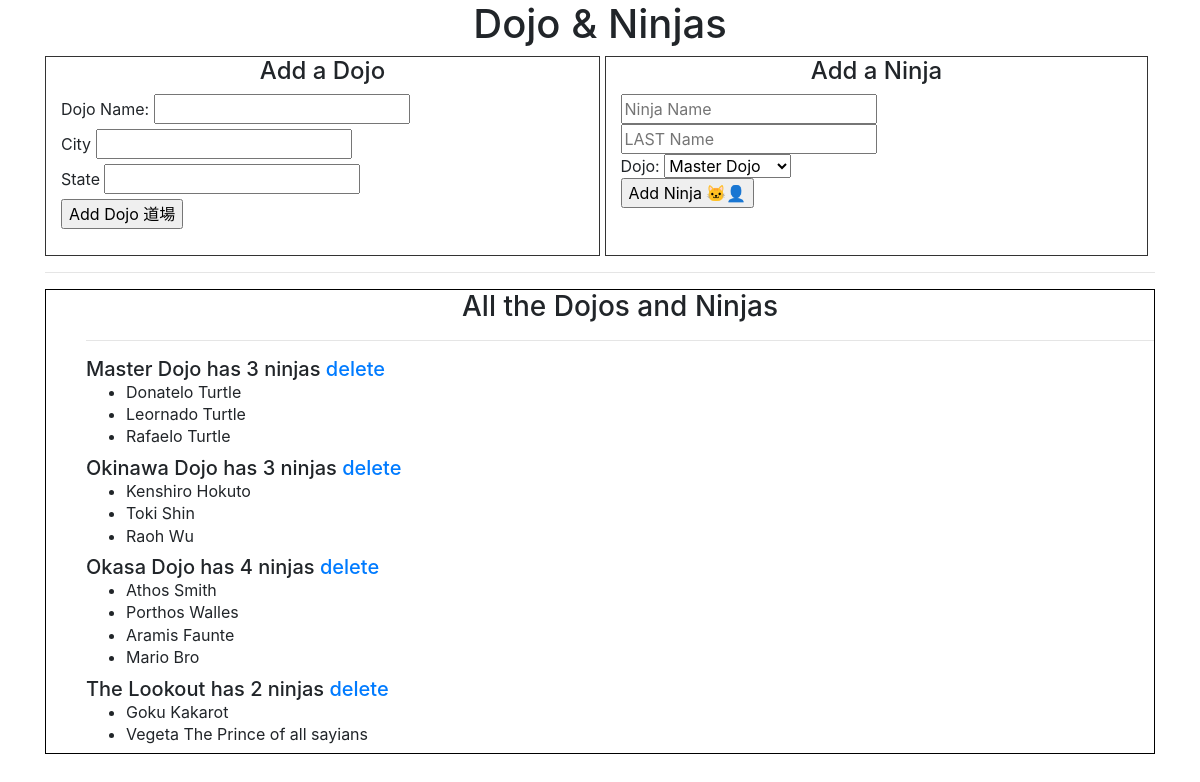
Before: / with the older database file.
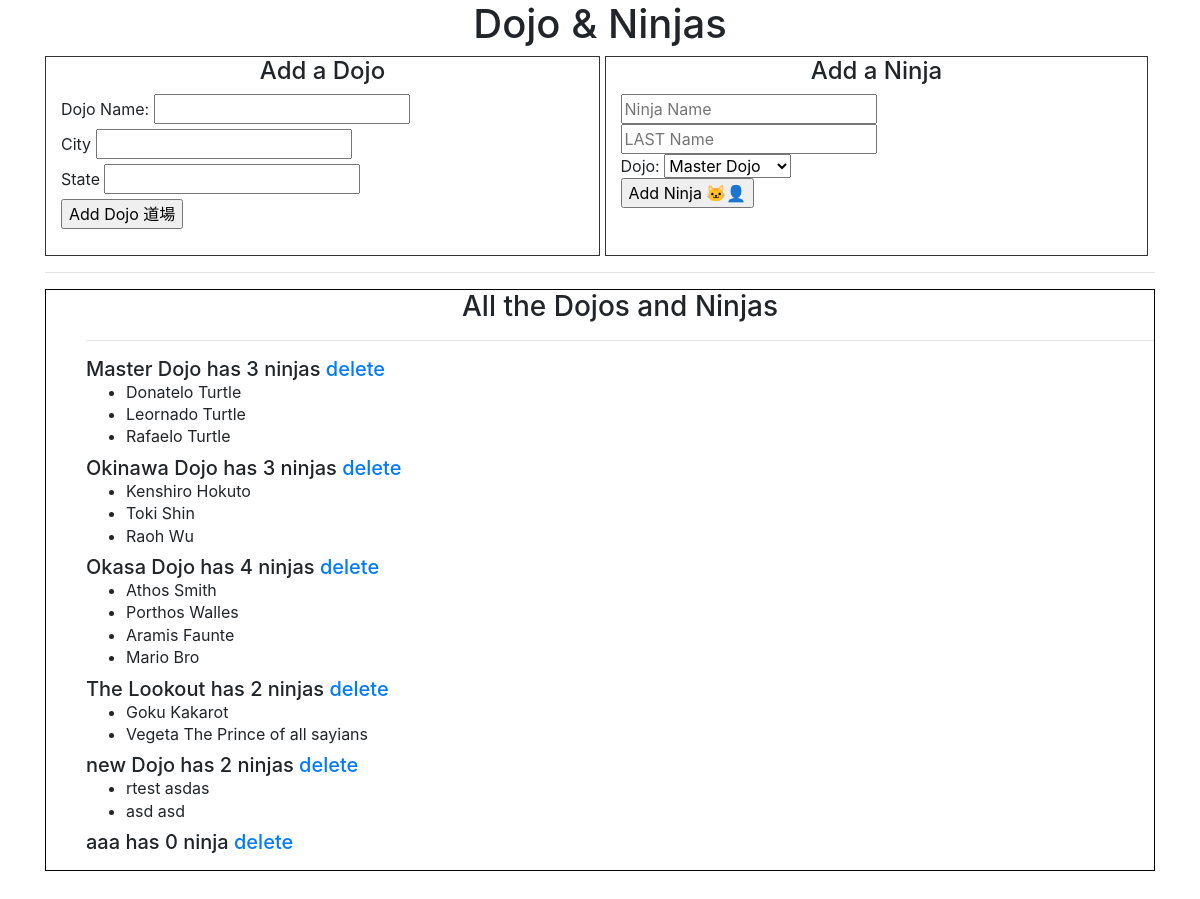
After: the same page with the newer database file.
### dojo_ninjas_app/models.py (models this page shows)
class Dojo(models.Model):
  name = models.CharField(max_length=255)
  city = models.CharField(max_length=255)
  state = models.CharField(max_length=2)
  desc = models.CharField(max_length=80, default="old dojo")
  created_at = models.DateTimeField(auto_now_add=True)
  updated_at = models.DateTimeField(auto_now=True)

class Ninja(models.Model):
  dojo = models.ForeignKey(Dojo, related_name="ninjas", on_delete=models.CASCADE)
  first_name = models.CharField(max_length=255)
  last_name = models.CharField(max_length=255)
  created_at = models.DateTimeField(auto_now_add=True)
  updated_at = models.DateTimeField(auto_now=True)

### dojo_ninjas_app/views.py (the view)
# urls.py: path('', views.index),
def index(request):
  print('\n==== index ====')
  all_the_dojos = Dojo.objects.all()
  first = "Dojo.objects.get(id="
  last = ").ninjas.count()"
  context = {
    "all_the_dojos" : all_the_dojos,
    'first': first,
    'last' : last,
  }
  return render(request, 'index.html', context)

### dojo_ninjas_app/templates/index.html (shortened to what this page needs)
<!DOCTYPE html>
<html lang="en">
  <head>
    <link
      rel="stylesheet"
      href="https://cdn.jsdelivr.net/npm/bootstrap@4.5.3/dist/css/bootstrap.min.css"
    />
  </head>
  <body>
    <div class="container">
      <h1>Dojo & Ninjas</h1>
      <div class="left">
        <div class="container">
          <h4>Add a Dojo</h4>
          <form action="/add_dojo" method="post">
            <label for="name">Dojo Name:</label>
            <input type="text" name="name" id="name"><br>
            <label for="city">City</label>
            <input type="text" name="city" id="city"><br>
            <label for="state">State</label>
            <input type="text" name="state" id="state" maxlength="2"><br>
            <input type="submit" value="Add Dojo 道場">
          </form>
        </div>
      </div>
      <div class="right">
        <div class="container">
          <h4>Add a Ninja</h4>
          <form action="/add_ninja" method="post">
            <input type="text" name="first_name" placeholder="Ninja Name"><br>
            <input type="text" name="last_name" placeholder="LAST Name"><br>
            Dojo:
            <select name="dojo_id" id="dojo_name">
              {% for dojo in all_the_dojos %}
              <option value="{{ dojo.id }}">{{ dojo.name }}</option>
              {% endfor %}
            </select><br>
            <input type="submit" value="Add Ninja 🐱‍👤">
          </form>
        </div>
      </div>
      <hr>
      <div class="ninjas">
        <h3>All the Dojos and Ninjas</h3>
        <hr />
        {% for dojo in all_the_dojos %}
        <h5>{{ dojo.name }} has {{dojo.ninjas.count}}
          {% if dojo.ninjas.count < 2 %}
          ninja
          {% else %}
          ninjas
          {% endif %}
          <a href="/delete/{{dojo.id}}">delete</a></h5>
        <ul>
          {% for ninja in dojo.ninjas.all %}
          <li>
            {{ ninja.first_name }}&nbsp;{{ ninja.last_name }}</p>
          </li>
          {% endfor %}
        </ul>
        {% endfor %}
      </div>
    </div>
  </body>
</html>

### dojo_ninjas_app/templates/index.html (style rules this page uses)
h1, h3, h4 { text-align: center; }
.ninjas { border: 1px solid black; padding-left:40px; margin-bottom: 30px; }
.left { width: 50%; min-height: 200px; border: 1px solid #333; display: inline-block; vertical-align: top; }
.right { width: 49%; min-height: 200px; border: 1px solid #333; display: inline-block; vertical-align: top; }
li { line-height: .4; }

Changed rows visible on the page:
added Dojo: name "new Dojo", ninjas.count "2"
added Ninja: first_name "rtest", last_name "asdas", shown under "new Dojo"
added Ninja: first_name "asd", last_name "asd", shown under "new Dojo"
added Dojo: name "aaa", ninjas.count "0"
